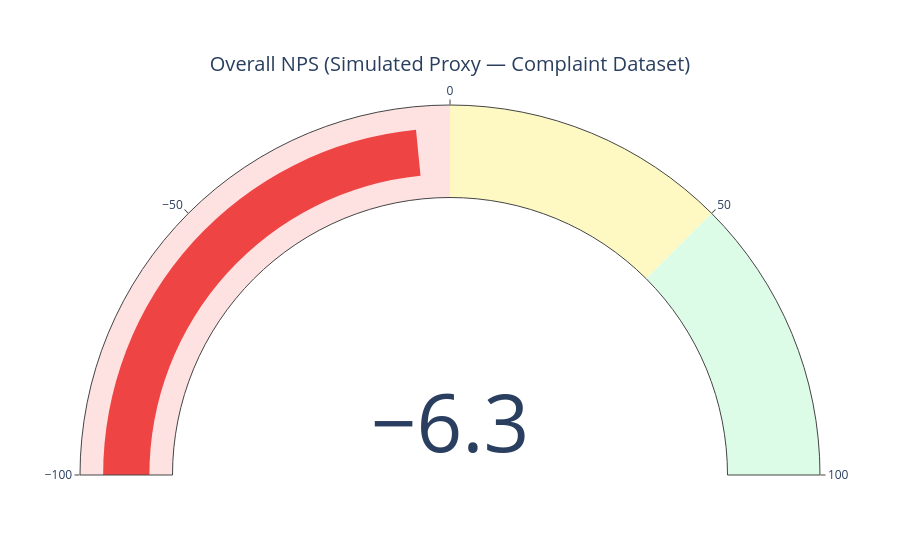

The cell this chart's notebook holds for it:
### Markdown cell above
## 6. Overall NPS

### Code cell
overall_nps = calculate_nps(df_banking)
print(f"Overall NPS: {overall_nps}")
print(f"\nNPS = (18.6% Promoters) - (26.1% Detractors) = {overall_nps}")
print("Interpretation: Negative NPS is expected for a complaint dataset.")
print("The CFPB only captures dissatisfied customers who escalated — this is NOT")
print("a representative sample of the full customer base.")

fig_gauge = go.Figure(go.Indicator(
    mode="gauge+number",
    value=overall_nps,
    title={"text": "Overall NPS (Simulated Proxy — Complaint Dataset)"},
    gauge={
        "axis": {"range": [-100, 100]},
        "bar": {"color": "#ef4444"},
        "steps": [
            {"range": [-100, 0], "color": "#fee2e2"},
            {"range": [0, 50], "color": "#fef9c3"},
            {"range": [50, 100], "color": "#dcfce7"},
        ],
    },
))
fig_gauge.show()

### Figure 1 — Plotly figure (JSON) as saved in the notebook; plotly's stock layout.template omitted (floating-point values rounded to 4 significant figures)
{"data": [{"gauge": {"axis": {"range": [-100, 100]}, "bar": {"color": "#ef4444"}, "steps": [{"color": "#fee2e2", "range": [-100, 0]}, {"color": "#fef9c3", "range": [0, 50]}, {"color": "#dcfce7", "range": [50, 100]}]}, "mode": "gauge+number", "title": {"text": "Overall NPS (Simulated Proxy — Complaint Dataset)"}, "type": "indicator", "value": -6.25}], "layout": {}}
